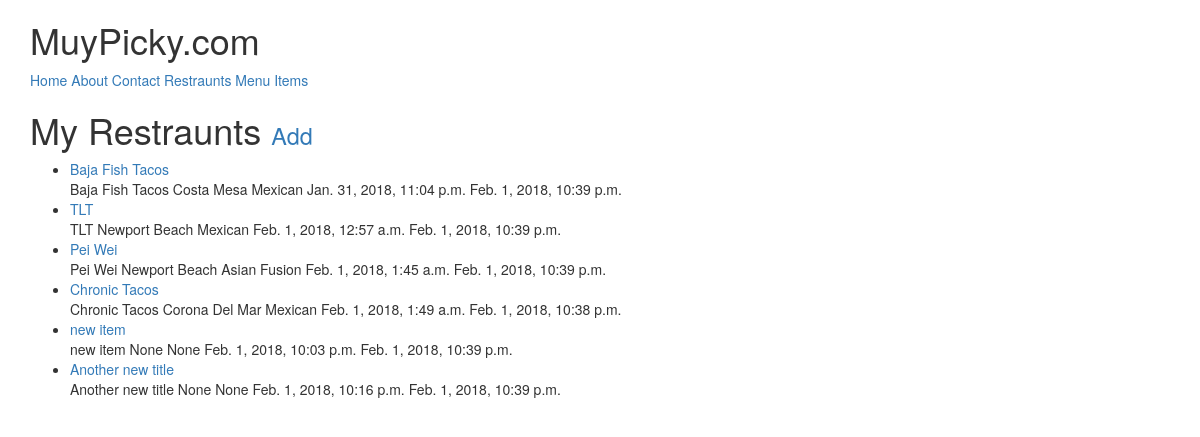
/restraunts/ (signed in), run on an earlier commit of the app's database.
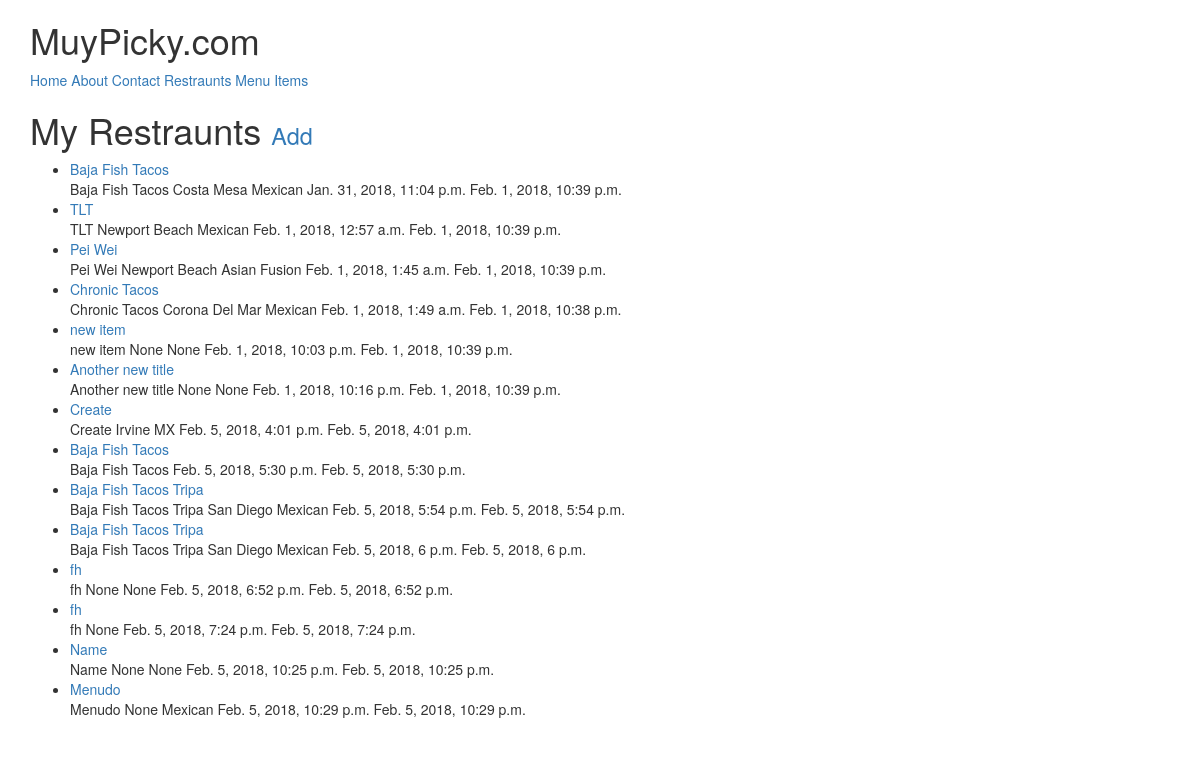
And on a later commit of the database.
### restraunts/models.py (models this page shows, shortened)
class RestrauntLocation(models.Model):
	owner               = models.ForeignKey(User)
	name 				= models.CharField(max_length=120)
	location 			= models.CharField(max_length=120, null=True, blank=True)
	category            = models.CharField(max_length=120, null=True, blank=True, validators=[validate_category])
	timestamp           = models.DateTimeField(auto_now_add=True)
	updated             = models.DateTimeField(auto_now=True)
	slug         		= models.SlugField(null=True, blank=True)
	objects = RestrauntLocationManager()
	def __str__(self):
		return self.name
	def get_absolute_url(self):
		return reverse('restraunts:detail', kwargs={'slug': self.slug})

### restraunts/views.py (the view)
# urls.py: url(r'$', RestrauntListView.as_view(), name='list'),
class RestrauntListView(LoginRequiredMixin, ListView):
	def get_queryset(self):
		return	RestrauntLocation.objects.filter(owner=self.request.user)

### restraunts/models.py (called while the page is built)
	def get_queryset(self):
		return RestrauntLocationMangerQuerySet(self.model, using=self._db)

### restraunts/templates/restraunts/restrauntlocation_list.html (shortened to what this page needs)
{% extends "base.html" %}
{% block content %}
<h1>My Restraunts <small><a href='{% url "restraunts:create" %}'>Add</a></small></h1>
<ul>
{% for obj in object_list %}
	<li><a href='{{ obj.get_absolute_url }}'>{{ obj }}</a><br/>
	{{ obj.name }} {{ obj.location }} {{ obj.category }} {{ obj.timestamp }} {{ obj.updated }}</li>
{% empty %}
	<li><a href='{% url "restraunts:create" %}'>Add One</a></li>
{% endfor %}
</ul>
{% endblock %}

What changed in the data, as far as the page shows it:
added RestrauntLocation: name "Create", location "Irvine", category "MX", timestamp "Feb. 5, 2018, 4:01 p.m.", updated "Feb. 5, 2018, 4:01 p.m."
added RestrauntLocation: name "Baja Fish Tacos", timestamp "Feb. 5, 2018, 5:30 p.m.", updated "Feb. 5, 2018, 5:30 p.m."
added RestrauntLocation: name "Baja Fish Tacos Tripa", location "San Diego", category "Mexican", timestamp "Feb. 5, 2018, 5:54 p.m.", updated "Feb. 5, 2018, 5:54 p.m."
added RestrauntLocation: name "Baja Fish Tacos Tripa", location "San Diego", category "Mexican", timestamp "Feb. 5, 2018, 6 p.m.", updated "Feb. 5, 2018, 6 p.m."
added RestrauntLocation: name "fh", location "None", category "None", timestamp "Feb. 5, 2018, 6:52 p.m.", updated "Feb. 5, 2018, 6:52 p.m."
added RestrauntLocation: name "fh", location "None", timestamp "Feb. 5, 2018, 7:24 p.m.", updated "Feb. 5, 2018, 7:24 p.m."
added RestrauntLocation: name "Name", location "None", category "None", timestamp "Feb. 5, 2018, 10:25 p.m.", updated "Feb. 5, 2018, 10:25 p.m."
added RestrauntLocation: name "Menudo", location "None", category "Mexican", timestamp "Feb. 5, 2018, 10:29 p.m.", updated "Feb. 5, 2018, 10:29 p.m."
